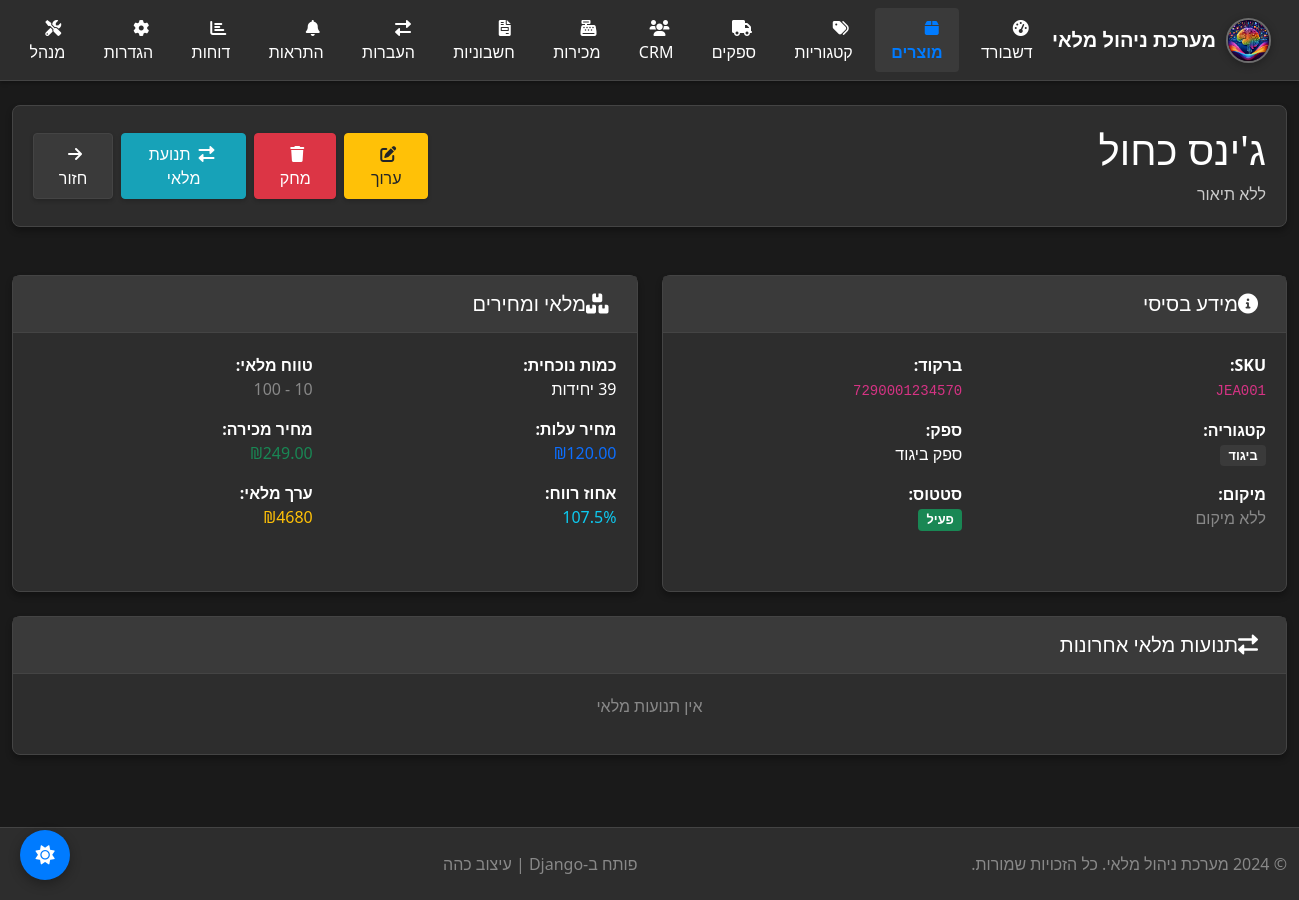
The page /products/4/ on the database as committed earlier.
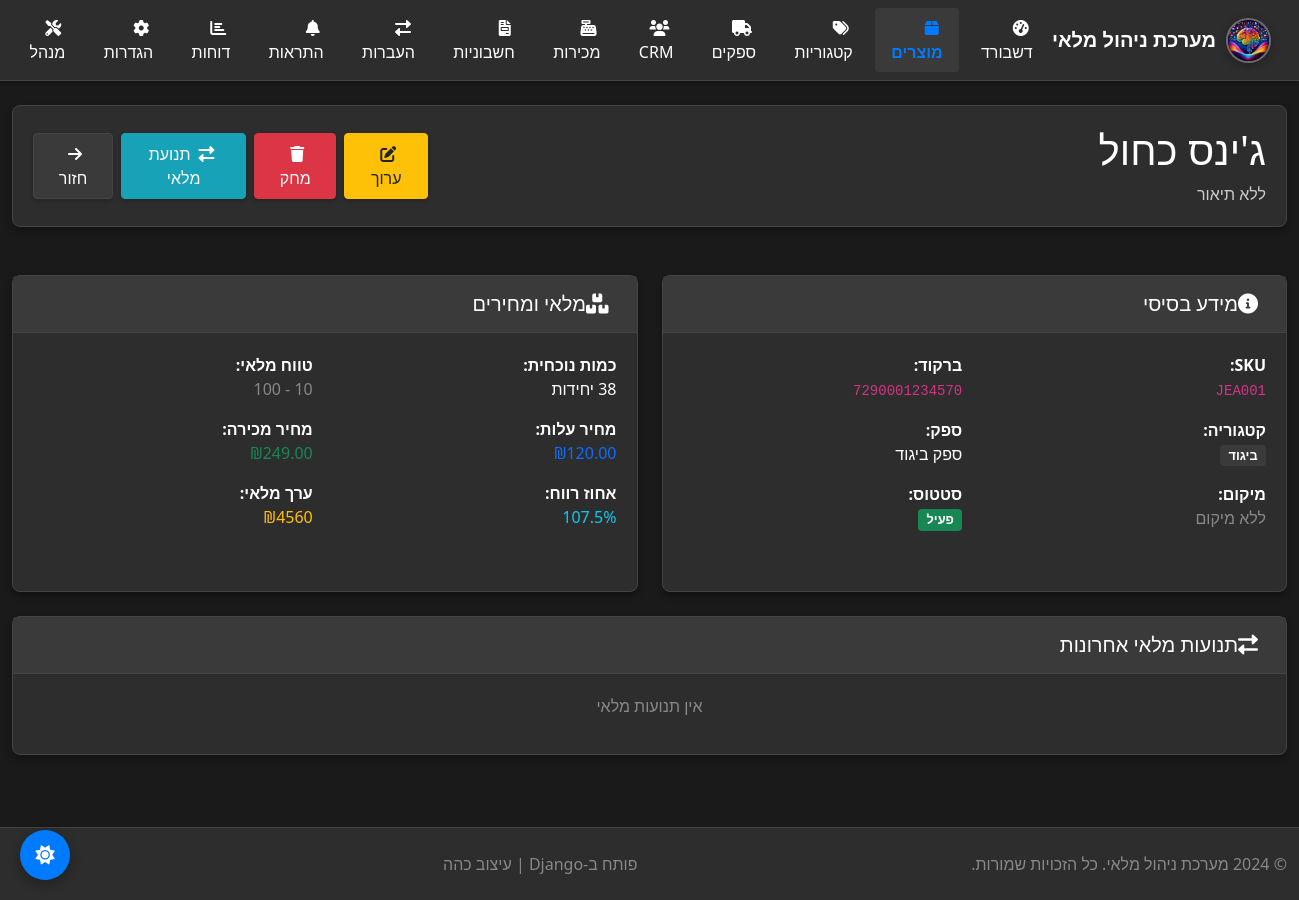
The same page on the database as committed later.
### inventory/models.py (models this page shows, shortened)
class Product(models.Model):
    UNIT_CHOICES = [
        ('pcs', 'יחידות'),
        ('kg', 'קילוגרם'),
        ('g', 'גרם'),
        ('l', 'ליטר'),
        ('ml', 'מיליליטר'),
        ('m', 'מטר'),
        ('cm', 'סנטימטר'),
        ('box', 'קופסה'),
        ('pack', 'חבילה'),
    ]
    STATUS_CHOICES = [
        ('active', 'פעיל'),
        ('inactive', 'לא פעיל'),
        ('discontinued', 'הופסק'),
    ]
    sku = models.CharField(max_length=50, unique=True, blank=True, null=True)
    name = models.CharField(max_length=200)
    description = models.TextField(blank=True)
    category = models.ForeignKey(Category, on_delete=models.SET_NULL, null=True, blank=True)
    supplier = models.ForeignKey(Supplier, on_delete=models.SET_NULL, null=True, blank=True)
    location = models.ForeignKey(Location, on_delete=models.SET_NULL, null=True, blank=True, help_text="מיקום ברירת מחדל")
    quantity = models.IntegerField(default=0, validators=[MinValueValidator(0)], help_text="סה\"כ מלאי בכל המיקומים")
    min_quantity = models.IntegerField(default=5, validators=[MinValueValidator(0)])
    max_quantity = models.IntegerField(default=1000, validators=[MinValueValidator(0)])
    unit = models.CharField(max_length=10, choices=UNIT_CHOICES, default='pcs')
    cost_price = models.DecimalField(max_digits=10, decimal_places=2, default=0, null=True, blank=True)
    selling_price = models.DecimalField(max_digits=10, decimal_places=2, default=0, null=True, blank=True)
    margin_percentage = models.DecimalField(max_digits=5, decimal_places=2, default=0)
    barcode = models.CharField(max_length=50, blank=True, unique=True)
    barcode_image = models.ImageField(upload_to='barcodes/', blank=True, null=True)
    product_image = models.ImageField(upload_to='products/', blank=True, null=True)
    status = models.CharField(max_length=20, choices=STATUS_CHOICES, default='active')
    created_at = models.DateTimeField(auto_now_add=True)
    updated_at = models.DateTimeField(auto_now=True)
    created_by = models.ForeignKey(User, on_delete=models.SET_NULL, null=True)
    weight = models.DecimalField(max_digits=8, decimal_places=2, null=True, blank=True)
    dimensions = models.CharField(max_length=100, blank=True)  # LxWxH
    notes = models.TextField(blank=True)
    class Meta:
        ordering = ['name']
        indexes = [
            models.Index(fields=['sku']),
            models.Index(fields=['barcode']),
            models.Index(fields=['category']),
            models.Index(fields=['supplier']),
        ]
    @property
    def is_low_stock(self):
        return self.quantity <= self.min_quantity
    @property
    def is_out_of_stock(self):
        return self.quantity <= 0
    @property
    def is_overstocked(self):
        return self.quantity >= self.max_quantity
    @property
    def stock_value(self):
        return self.quantity * self.cost_price

class Category(models.Model):
    name = models.CharField(max_length=100, unique=True)
    description = models.TextField(blank=True)
    parent = models.ForeignKey('self', on_delete=models.CASCADE, null=True, blank=True)
    created_at = models.DateTimeField(auto_now_add=True)
    class Meta:
        verbose_name_plural = "Categories"
        ordering = ['name']

class Supplier(models.Model):
    name = models.CharField(max_length=200)
    contact_person = models.CharField(max_length=100, blank=True)
    email = models.EmailField(blank=True)
    phone = models.CharField(max_length=20, blank=True)
    address = models.TextField(blank=True)
    is_active = models.BooleanField(default=True)
    created_at = models.DateTimeField(auto_now_add=True)

### inventory/views.py (the view)
# urls.py: path('products/<int:pk>/', views.product_detail, name='product_detail'),
def product_detail(request, pk):
    product = get_object_or_404(Product, pk=pk)
    movements = StockMovement.objects.filter(product=product).order_by('-created_at')[:20]
    alerts = Alert.objects.filter(product=product, is_resolved=False)
    context = {
        'product': product,
        'movements': movements,
        'alerts': alerts,
    }
    return render(request, 'inventory/product_detail.html', context)

### inventory/templates/inventory/product_detail.html (shortened to what the changed rows need)
{%extends 'inventory/base.html' %}
{% block content %}
        <div class="row mb-4">
            <div class="col-12">
                <div class="card product-header">
                    <div class="card-body">
                        <div class="row align-items-center">
                            <div class="col-md-8">
                                <h1 class="mb-2">{{ product.name }}</h1>
                                <p class="mb-0 opacity-75">{{ product.description|default:"ללא תיאור" }}</p>
                            </div>
                        </div>
                    </div>
                </div>
            </div>
        </div>
        <div class="row">
            <div class="col-md-6 mb-4">
                <div class="card info-card h-100">
                    <div class="card-body">
                        <div class="row mb-3">
                            <div class="col-6">
                                <strong>SKU:</strong><br>
                                <code>{{ product.sku }}</code>
                            </div>
                            <div class="col-6">
                                <strong>ברקוד:</strong><br>
                                <code>{{ product.barcode|default:"ללא" }}</code>
                            </div>
                        </div>
                        <div class="row mb-3">
                            <div class="col-6">
                                <strong>קטגוריה:</strong><br>
                                {% if product.category %}
                                    <span class="badge bg-secondary">{{ product.category.name }}</span>
                                {% else %}
                                    <span class="text-muted">ללא קטגוריה</span>
                                {% endif %}
                            </div>
                            <div class="col-6">
                                <strong>ספק:</strong><br>
                                {% if product.supplier %}
                                    {{ product.supplier.name }}
                                {% else %}
                                    <span class="text-muted">ללא ספק</span>
                                {% endif %}
                            </div>
                        </div>
                        <div class="row mb-3">
                            <div class="col-6">
                                <strong>סטטוס:</strong><br>
                                <span class="badge bg-{% if product.status == 'active' %}success{% elif product.status == 'inactive' %}warning{% else %}danger{% endif %}">
                                    {{ product.get_status_display }}
                                </span>
                            </div>
                        </div>
                    </div>
                </div>
            </div>
            <div class="col-md-6 mb-4">
                <div class="card info-card h-100">
                    <div class="card-body">
                        <div class="row mb-3">
                            <div class="col-6">
                                <strong>כמות נוכחית:</strong><br>
                                <span class="value-highlight {% if product.is_out_of_stock %}text-danger{% elif product.is_low_stock %}text-warning{% endif %}">
                                    {{ product.quantity }} {{ product.get_unit_display }}
                                </span>
                            </div>
                            <div class="col-6">
                                <strong>טווח מלאי:</strong><br>
                                <span class="text-muted">{{ product.min_quantity }} - {{ product.max_quantity }}</span>
                            </div>
                        </div>
                        <div class="row mb-3">
                            <div class="col-6">
                                <strong>מחיר עלות:</strong><br>
                                <span class="value-highlight text-primary">₪{{ product.cost_price }}</span>
                            </div>
                            <div class="col-6">
                                <strong>מחיר מכירה:</strong><br>
                                <span class="value-highlight text-success">₪{{ product.selling_price }}</span>
                            </div>
                        </div>
                        <div class="row mb-3">
                            <div class="col-6">
                                <strong>אחוז רווח:</strong><br>
                                <span class="value-highlight text-info">{{ product.margin_percentage|floatformat:1 }}%</span>
                            </div>
                            <div class="col-6">
                                <strong>ערך מלאי:</strong><br>
                                <span class="value-highlight text-warning">₪{{ product.stock_value|floatformat:0 }}</span>
                            </div>
                        </div>
                    </div>
                </div>
            </div>
        </div>
    </div>
{% endblock %}

Rows that differ between the two databases and show on the page:
changed Product "ג'ינס כחול": stock_value "4680" → "4560"
